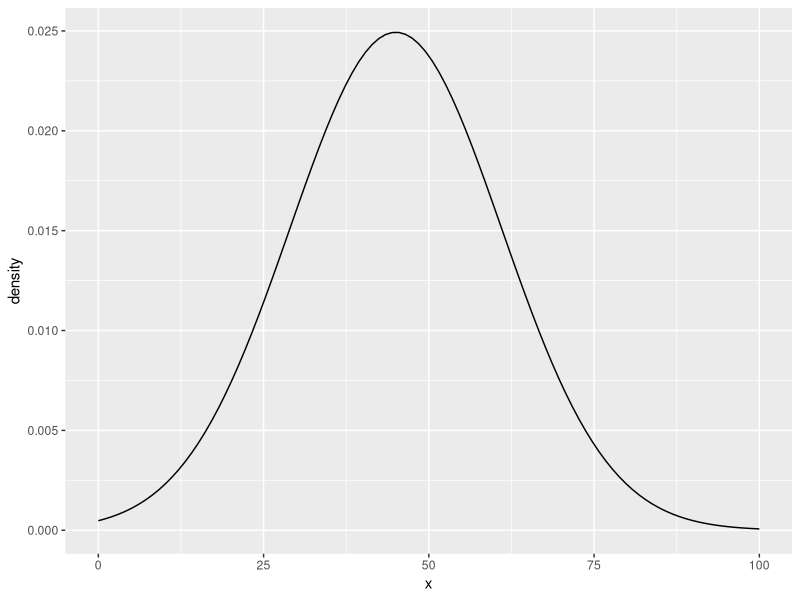
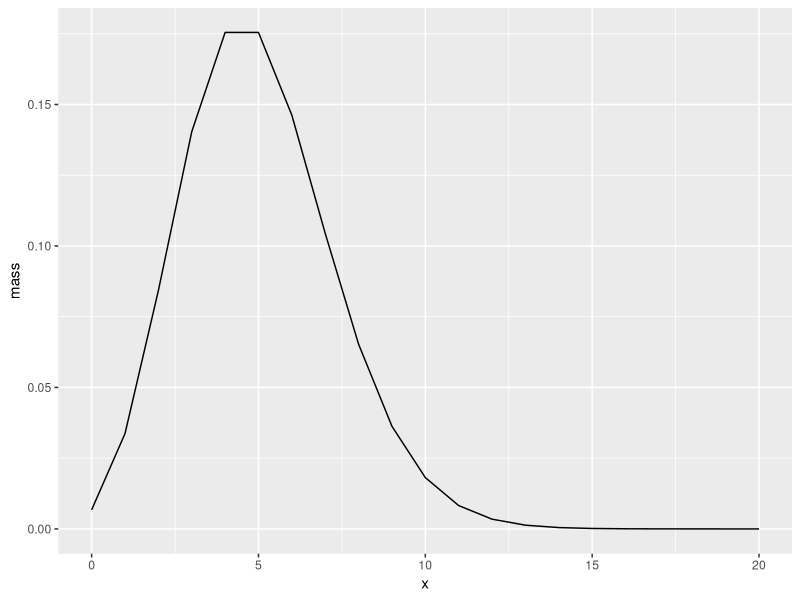
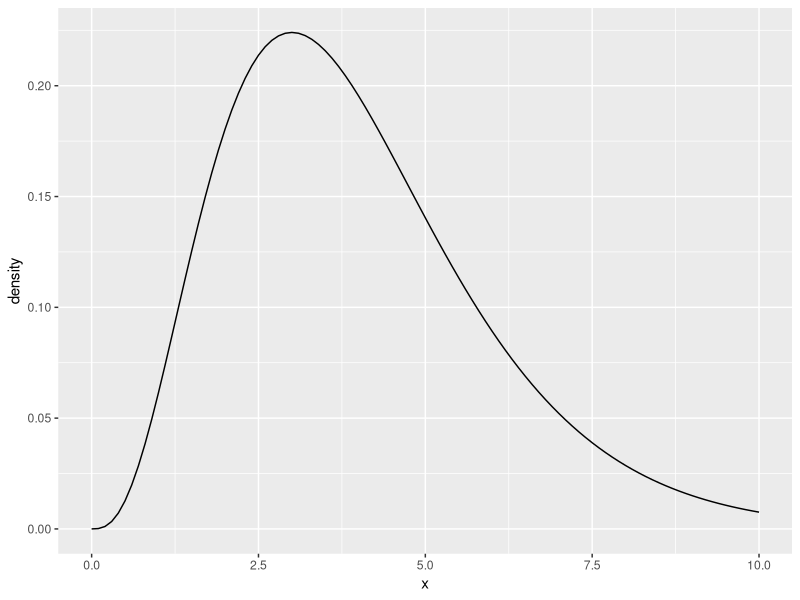
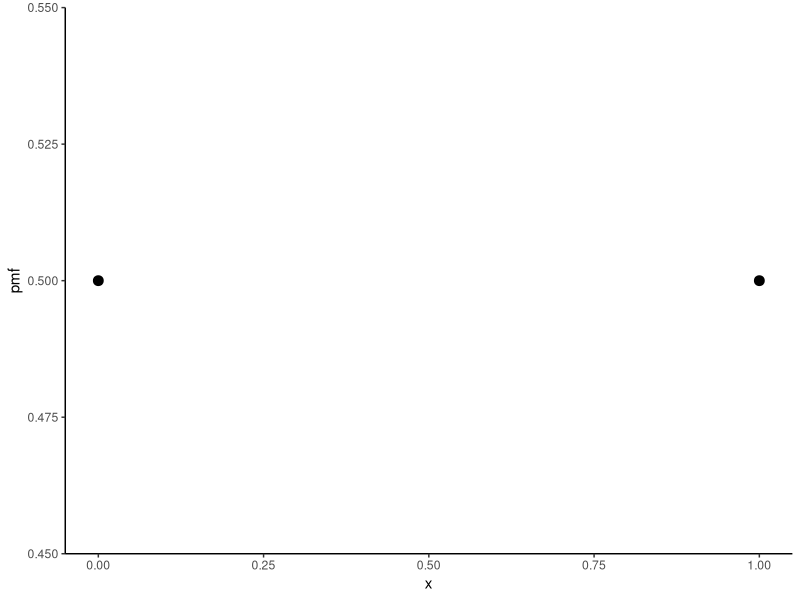
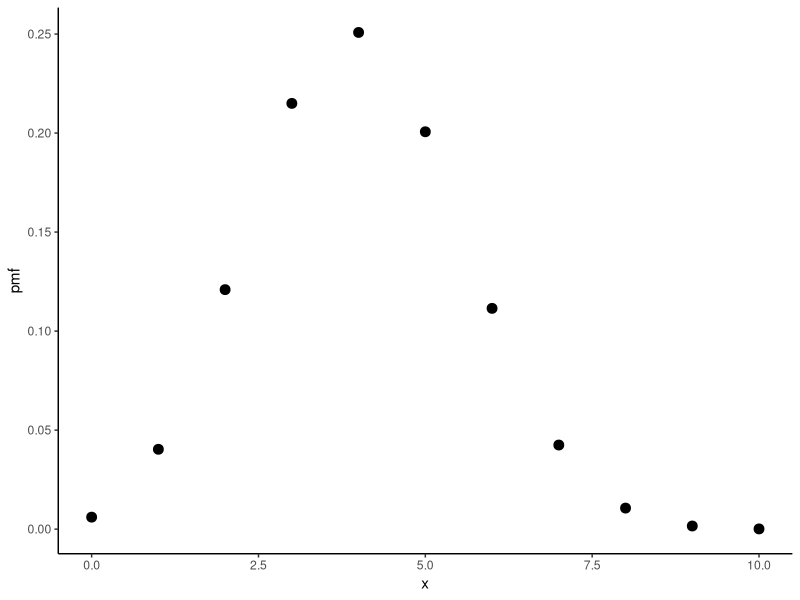
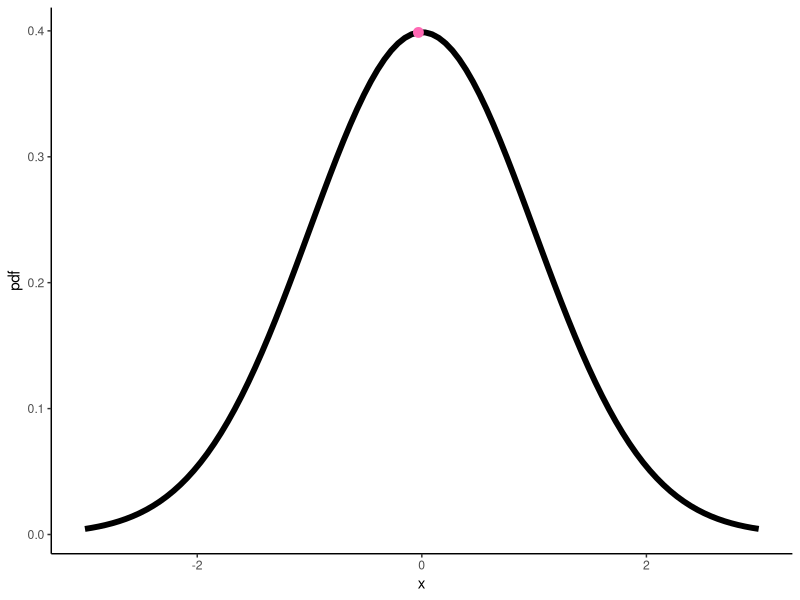
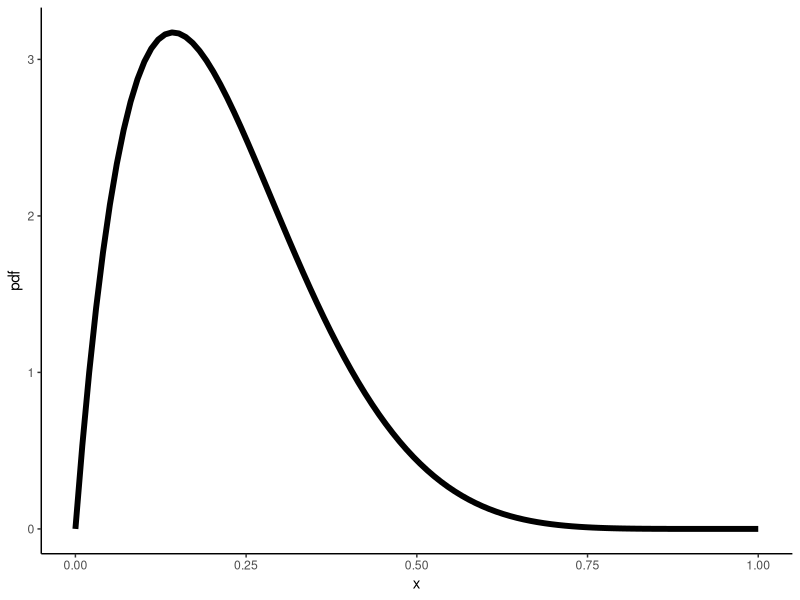

Write the R code that produced these figures, in order.
library(tidyverse)

# 1 define the possible outcomes
foo <- tibble(
  x = seq(0, 100, length.out = 100)
)
#2 Choose our parameters
mu <- 45
sigma <- 16

#3. Calculate density
foo <- mutate(foo, density = dnorm(x, mean = mu, sd = sigma))

#4. Plot it 
ggplot(foo, aes(x, density))+
  geom_line()

#EXPLORING dpois() to 
# 1 define the possible outcomes
foo <- tibble(
  x = seq(0, 20, by = 1)
)
#2 Choose our parameters
# As lambda goes up probability of the outcome goes up
lambda <- 5

#3. Calculate mass
foo <- mutate(foo, mass = dpois(x, lambda = lambda, log = FALSE))

#4. Plot it 
ggplot(foo, aes(x, mass))+
  geom_line()

#EXPLORING dgamma() to 
# 1 define the possible outcomes
foo <- tibble(
  x = seq(0, 10, by = 0.1)
)
#2 Choose our parameters
# As lambda goes up probability of the outcome goes up
shape <- 4
rate <- 1

#3. Calculate density
foo <- mutate(foo, density = dgamma(x, shape = shape, rate = rate))

#4. Plot it 
ggplot(foo, aes(x, density))+
  geom_line()


# OFFICE HOURS 

# 1. Define possible outcomes
# Binomial(1, 0.5) -> 0, 1
binom_pmf <- tibble(x = c(0,1))

# 2. Choose our parameters
n <- 1
p <- 0.5

# 3. Calculate the PMF/PDF
binom_pmf <- mutate(binom_pmf,
                    pmf = dbinom(x, size = n, prob = p))
# 4. Plot it
ggplot(binom_pmf, aes(x, pmf)) +
  geom_point(size = 3) +
  theme_classic()

# 1. Define possible outcomes
# Binomial(10, 0.4) -> 0, 1
# tibble is tidyverses version of a dataframe
# tibble(x = 0:10) is the same as x = seq(0, 10, by = 1)
binom_pmf <- tibble(x = 0:10)

# 2. Choose our parameters
n <- 10
p <- 0.4

# 3. Calculate the PMF/PDF
binom_pmf <- mutate(binom_pmf,
                    pmf = dbinom(x, size = n, prob = p))
# 4. Plot it
ggplot(binom_pmf, aes(x, pmf)) +
  geom_point(size = 3) +
  theme_classic()

# 1. Define possible outcomes
# Binomial(10, 0.4) -> 0, 1
normal_pdf <- tibble(x = seq(-3, 3, length.out = 100))

# 2. Choose our parameters
mu <- 0
sigma <- 1

# 3. Calculate the PMF/PDF
normal_pdf <- mutate(normal_pdf,
                    pdf = dnorm(x, mean = mu, sd = sigma))
# 4. Plot it
ggplot(normal_pdf, aes(x, pdf)) +
  geom_line(linewidth = 2) +
  geom_point(data = slice(normal_pdf, 50),
             color = "hotpink", size = 3)+
  theme_classic()

# Finding the area under the curve
pnorm(-2, mean = mu, sd = sigma)

# BETA 
# 1. Define possible outcomes
# Beta(0, 7)
beta_pdf <- tibble(x = seq(0, 1, length.out = 100))

# 2. Choose our parameters
a <- 2
b <- 7

# 3. Calculate the PMF/PDF
beta_pdf <- mutate(beta_pdf,
                     pdf = dbeta(x, shape1 = a, shape2 = b))
# 4. Plot it
ggplot(beta_pdf, aes(x, pdf)) +
  geom_line(linewidth = 2) +
  theme_classic()
